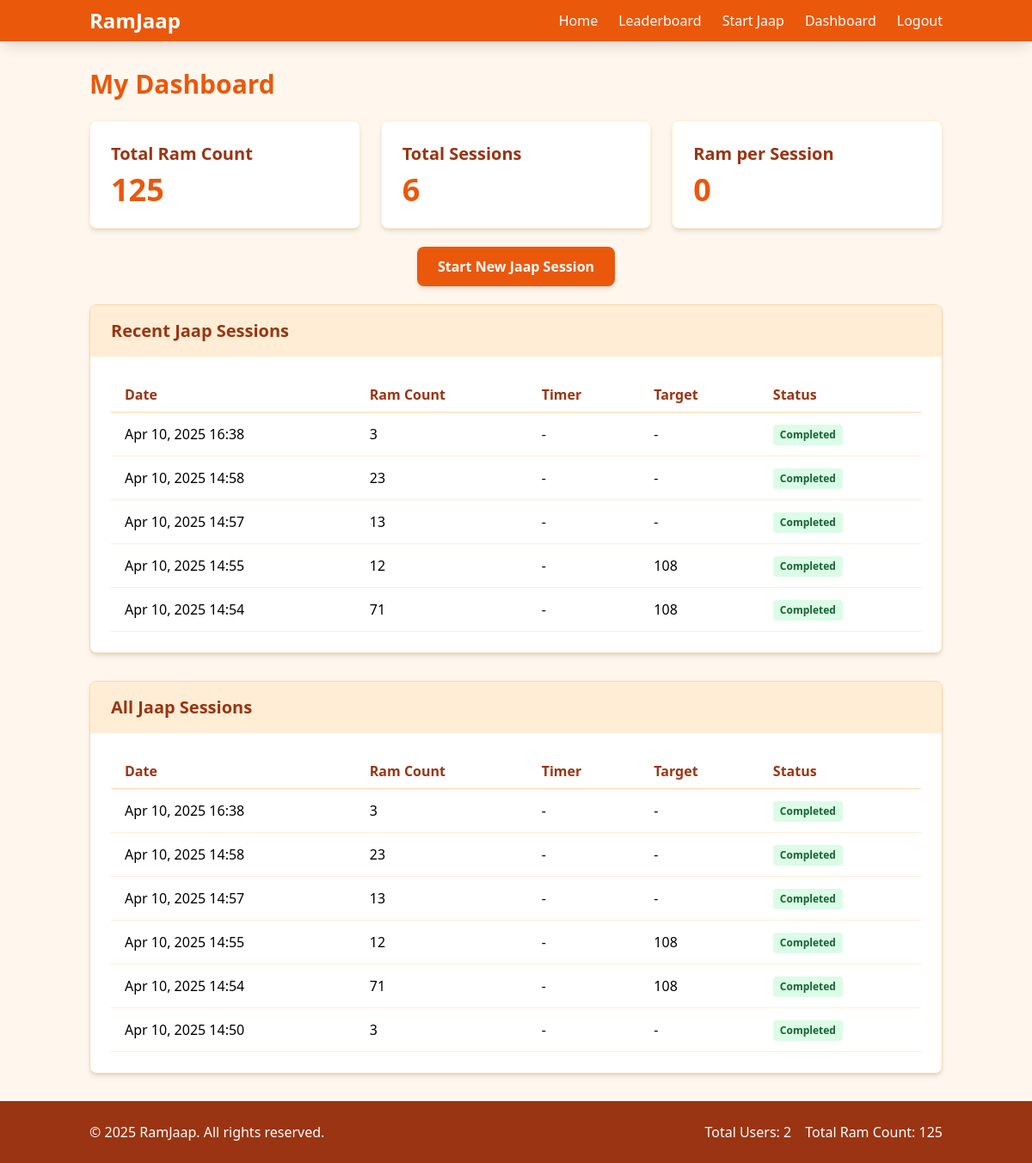
The page /accounts/dashboard/ (signed in) on the database its author committed.
### jaap/models.py (models this page shows, shortened)
class JaapSession(TimeStampedModel):
    TIMER_CHOICES = [
        (5, '5 Minutes'),
        (10, '10 Minutes'),
        (15, '15 Minutes'),
        (30, '30 Minutes'),
        (60, '60 Minutes'),
    ]
    STATUS_CHOICES = [
        ('in_progress', 'In Progress'),
        ('paused', 'Paused'),
        ('completed', 'Completed'),
    ]
    user = models.ForeignKey(User, on_delete=models.CASCADE, related_name='jaap_sessions')
    ram_count = models.PositiveIntegerField(default=0)
    timer_set = models.PositiveIntegerField(choices=TIMER_CHOICES, null=True, blank=True)
    target_count = models.PositiveIntegerField(null=True, blank=True)
    status = models.CharField(max_length=20, choices=STATUS_CHOICES, default='in_progress')
    completed_at = models.DateTimeField(null=True, blank=True)
    class Meta:
        ordering = ['-created_at']

### accounts/views.py (the view)
# urls.py: path('dashboard/', views.dashboard_view, name='dashboard'),
@login_required
def dashboard_view(request):
    profile = request.user.profile
    recent_sessions = JaapSession.objects.filter(user=request.user).order_by('-created_at')[:5]
    total_sessions = profile.total_sessions
    total_ram_count = profile.total_ram_count
    all_sessions = JaapSession.objects.filter(user=request.user).order_by('-created_at')
    context = {
        'profile': profile,
        'recent_sessions': recent_sessions,
        'total_sessions': total_sessions,
        'total_ram_count': total_ram_count,
        'all_sessions': all_sessions
    }
    return render(request, 'accounts/dashboard.html', context)

### core/views.py (called while the page is built)
def global_stats_context(request):
    total_users = User.objects.count()
    try:
        total_ram_count = JaapCount.objects.get(id=1).total_count
    except JaapCount.DoesNotExist:
        total_ram_count = 0
    return {
        'total_users': total_users,
        'total_ram_count': total_ram_count,
    }

### templates/accounts/dashboard.html (shortened to what this page needs)
{% extends 'base.html' %}
{% load static %}
{% block content %}
<div class="max-w-5xl mx-auto">
    <h1 class="text-3xl font-bold text-orange-600 mb-6">My Dashboard</h1>
    <div class="grid grid-cols-1 md:grid-cols-3 gap-6 mb-8">
        <div class="bg-white rounded-lg shadow-md p-6 border border-orange-100 dashboard-card">
            <h2 class="text-xl font-semibold text-orange-800 mb-2">Total Ram Count</h2>
            <p class="text-4xl font-bold text-orange-600">{{ total_ram_count }}</p>
        </div>
        <div class="bg-white rounded-lg shadow-md p-6 border border-orange-100 dashboard-card">
            <h2 class="text-xl font-semibold text-orange-800 mb-2">Total Sessions</h2>
            <p class="text-4xl font-bold text-orange-600">{{ total_sessions }}</p>
        </div>
        <div class="bg-white rounded-lg shadow-md p-6 border border-orange-100 dashboard-card">
            <h2 class="text-xl font-semibold text-orange-800 mb-2">Ram per Session</h2>
            <p class="text-4xl font-bold text-orange-600">
                {% if total_sessions > 0 %}
                    {{ total_ram_count|divisibleby:total_sessions|floatformat:0 }}
                {% else %}
                    0
                {% endif %}
            </p>
        </div>
    </div>
    <div class="text-center mb-8">
        <a href="{% url 'jaap_input' %}" class="px-6 py-3 bg-orange-600 text-white font-semibold rounded-lg shadow-md hover:bg-orange-700 transition">Start New Jaap Session</a>
    </div>
    <div class="bg-white rounded-lg shadow-md overflow-hidden border border-orange-200 mb-8">
        <div class="bg-orange-100 px-6 py-4">
            <h2 class="text-xl font-semibold text-orange-800">Recent Jaap Sessions</h2>
        </div>
        <div class="p-6">
            {% if recent_sessions %}
                <div class="overflow-x-auto">
                    <table class="min-w-full">
                        <thead>
                            <tr class="border-b border-orange-200">
                                <th class="py-2 px-4 text-left font-semibold text-orange-800">Date</th>
                                <th class="py-2 px-4 text-left font-semibold text-orange-800">Ram Count</th>
                                <th class="py-2 px-4 text-left font-semibold text-orange-800">Timer</th>
                                <th class="py-2 px-4 text-left font-semibold text-orange-800">Target</th>
                                <th class="py-2 px-4 text-left font-semibold text-orange-800">Status</th>
                            </tr>
                        </thead>
                        <tbody>
                            {% for session in recent_sessions %}
                            <tr class="border-b border-orange-100">
                                <td class="py-3 px-4">{{ session.created_at|date:"M d, Y H:i" }}</td>
                                <td class="py-3 px-4">{{ session.ram_count }}</td>
                                <td class="py-3 px-4">
                                    {% if session.timer_set %}
                                        {{ session.timer_set }} minutes
                                    {% else %}
                                        -
                                    {% endif %}
                                </td>
                                <td class="py-3 px-4">
                                    {% if session.target_count %}
                                        {{ session.target_count }}
                                    {% else %}
                                        -
                                    {% endif %}
                                </td>
                                <td class="py-3 px-4">
                                    {% if session.status == 'in_progress' %}
                                        <span class="inline-block px-2 py-1 bg-blue-100 text-blue-800 text-xs font-semibold rounded">In Progress</span>
                                    {% elif session.status == 'paused' %}
                                        <span class="inline-block px-2 py-1 bg-yellow-100 text-yellow-800 text-xs font-semibold rounded">Paused</span>
                                    {% else %}
                                        <span class="inline-block px-2 py-1 bg-green-100 text-green-800 text-xs font-semibold rounded">Completed</span>
                                    {% endif %}
                                </td>
                            </tr>
                            {% endfor %}
                        </tbody>
                    </table>
                </div>
            {% else %}
                <p class="text-gray-500 py-4 text-center">You haven't completed any Jaap sessions yet.</p>
            {% endif %}
        </div>
    </div>
    <div class="bg-white rounded-lg shadow-md overflow-hidden border border-orange-200">
        <div class="bg-orange-100 px-6 py-4 flex justify-between items-center">
            <h2 class="text-xl font-semibold text-orange-800">All Jaap Sessions</h2>
        </div>
        <div class="p-6">
            {% if all_sessions %}
                <div class="overflow-x-auto">
                    <table class="min-w-full">
                        <thead>
                            <tr class="border-b border-orange-200">
                                <th class="py-2 px-4 text-left font-semibold text-orange-800">Date</th>
                                <th class="py-2 px-4 text-left font-semibold text-orange-800">Ram Count</th>
                                <th class="py-2 px-4 text-left font-semibold text-orange-800">Timer</th>
                                <th class="py-2 px-4 text-left font-semibold text-orange-800">Target</th>
                                <th class="py-2 px-4 text-left font-semibold text-orange-800">Status</th>
                            </tr>
                        </thead>
                        <tbody>
                            {% for session in all_sessions %}
                            <tr class="border-b border-orange-100">
                                <td class="py-3 px-4">{{ session.created_at|date:"M d, Y H:i" }}</td>
                                <td class="py-3 px-4">{{ session.ram_count }}</td>
                                <td class="py-3 px-4">
                                    {% if session.timer_set %}
                                        {{ session.timer_set }} minutes
                                    {% else %}
                                        -
                                    {% endif %}
                                </td>
                                <td class="py-3 px-4">
                                    {% if session.target_count %}
                                        {{ session.target_count }}
                                    {% else %}
                                        -
                                    {% endif %}
                                </td>
                                <td class="py-3 px-4">
                                    {% if session.status == 'in_progress' %}
                                        <span class="inline-block px-2 py-1 bg-blue-100 text-blue-800 text-xs font-semibold rounded">In Progress</span>
                                        <a href="{% url 'jaap_resume' session.id %}" class="text-xs text-blue-600 hover:underline ml-2">Resume</a>
                                    {% elif session.status == 'paused' %}
                                        <span class="inline-block px-2 py-1 bg-yellow-100 text-yellow-800 text-xs font-semibold rounded">Paused</span>
                                        <a href="{% url 'jaap_resume' session.id %}" class="text-xs text-blue-600 hover:underline ml-2">Resume</a>
                                    {% else %}
                                        <span class="inline-block px-2 py-1 bg-green-100 text-green-800 text-xs font-semibold rounded">Completed</span>
                                    {% endif %}
                                </td>
                            </tr>
                            {% endfor %}
                        </tbody>
                    </table>
                </div>
            {% else %}
                <p class="text-gray-500 py-4 text-center">You haven't completed any Jaap sessions yet.</p>
            {% endif %}
        </div>
    </div>
</div>
{% endblock %}

### templates/base.html (shortened to what this page needs)
<!DOCTYPE html>
{% load static %}
{% load tailwind_tags %}
<html lang="en">
<head>
    {% tailwind_css %}
    <link rel="stylesheet" href="{% static 'css/custom.css' %}">
</head>
<body class="min-h-screen bg-orange-50 flex flex-col">
    <header class="bg-orange-600 text-white shadow-lg">
        <div class="container mx-auto px-4 py-2">
            <div class="flex justify-between items-center">
                <div class="flex items-center space-x-4">
                    <a href="{% url 'home' %}" class="text-2xl font-bold">RamJaap</a>
                </div>
                <nav class="hidden md:flex items-center space-x-6">
                    <a href="{% url 'home' %}" class="hover:text-orange-200 transition">Home</a>
                    <a href="{% url 'leaderboard' %}" class="hover:text-orange-200 transition">Leaderboard</a>
                    {% if user.is_authenticated %}
                        <a href="{% url 'jaap_input' %}" class="hover:text-orange-200 transition">Start Jaap</a>
                        <a href="{% url 'dashboard' %}" class="hover:text-orange-200 transition">Dashboard</a>
                        <a href="{% url 'logout' %}" class="hover:text-orange-200 transition">Logout</a>
                    {% else %}
                        <a href="{% url 'login' %}" class="hover:text-orange-200 transition">Login</a>
                        <a href="{% url 'register' %}" class="hover:text-orange-200 transition">Register</a>
                    {% endif %}
                </nav>
            </div>
        </div>
    </header>
    <main class="flex-grow container mx-auto px-4 py-8">
        {% block content %}{% endblock %}
    </main>
    <footer class="bg-orange-800 text-white py-6">
        <div class="container mx-auto px-4">
            <div class="flex flex-col md:flex-row justify-between items-center">
                <div class="mb-4 md:mb-0">
                    <p>&copy; {% now "Y" %} RamJaap. All rights reserved.</p>
                </div>
                <div class="flex space-x-4">
                    <p>Total Users: <span id="totalUsers">{{ total_users }}</span></p>
                    <p>Total Ram Count: <span id="totalRamCount">{{ total_ram_count }}</span></p>
                </div>
            </div>
        </div>
    </footer>
</body>
</html>

### static/css/custom.css (style rules this page uses)
.dashboard-card { transition: transform 0.3s ease, box-shadow 0.3s ease; }

### rows shown on the page
JaapSession: created_at "Apr 10, 2025 16:38", ram_count "3", status "Completed"
JaapSession: created_at "Apr 10, 2025 14:58", ram_count "23", status "Completed"
JaapSession: created_at "Apr 10, 2025 14:57", ram_count "13", status "Completed"
JaapSession: created_at "Apr 10, 2025 14:55", ram_count "12", target_count "108", status "Completed"
JaapSession: created_at "Apr 10, 2025 14:54", ram_count "71", target_count "108", status "Completed"
JaapSession: created_at "Apr 10, 2025 14:50", ram_count "3", status "Completed"

### other values the page prints
{{ total_ram_count }} "125"
{{ total_sessions }} "6"
{{ total_ram_count|divisibleby:total_sessions|floatformat:0 }} "0"
{{ total_users }} "2"
